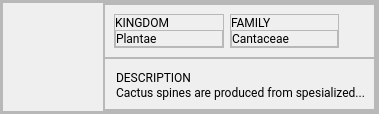
                 <widget class="QFrame" name="frame_40">
                  <property name="frameShape">
                   <enum>QFrame::StyledPanel</enum>
                  </property>
                  <property name="frameShadow">
                   <enum>QFrame::Raised</enum>
                  </property>
                  <layout class="QHBoxLayout" name="horizontalLayout_46">
                   <property name="spacing">
                    <number>0</number>
                   </property>
                   <property name="leftMargin">
                    <number>0</number>
                   </property>
                   <property name="topMargin">
                    <number>0</number>
                   </property>
                   <property name="rightMargin">
                    <number>0</number>
                   </property>
                   <property name="bottomMargin">
                    <number>0</number>
                   </property>
                   <item>
                    <widget class="QFrame" name="frame_48">
                     <property name="frameShape">
                      <enum>QFrame::StyledPanel</enum>
                     </property>
                     <property name="frameShadow">
                      <enum>QFrame::Raised</enum>
                     </property>
                     <layout class="QHBoxLayout" name="horizontalLayout_42">
                      <property name="spacing">
                       <number>4</number>
                      </property>
                      <property name="leftMargin">
                       <number>0</number>
                      </property>
                      <property name="topMargin">
                       <number>0</number>
                      </property>
                      <property name="rightMargin">
                       <number>0</number>
                      </property>
                      <property name="bottomMargin">
                       <number>0</number>
                      </property>
                      <item>
                       <widget class="QFrame" name="frame_53">
                        <property name="frameShape">
                         <enum>QFrame::StyledPanel</enum>
                        </property>
                        <property name="frameShadow">
                         <enum>QFrame::Raised</enum>
                        </property>
                        <layout class="QHBoxLayout" name="horizontalLayout_45">
                         <property name="spacing">
                          <number>0</number>
                         </property>
                         <property name="leftMargin">
                          <number>0</number>
                         </property>
                         <property name="topMargin">
                          <number>0</number>
                         </property>
                         <property name="rightMargin">
                          <number>0</number>
                         </property>
                         <property name="bottomMargin">
                          <number>0</number>
                         </property>
                         <item>
                          <widget class="QLabel" name="label_70">
                           <property name="minimumSize">
                            <size>
                             <width>100</width>
                             <height>100</height>
                            </size>
                           </property>
                           <property name="maximumSize">
                            <size>
                             <width>100</width>
                             <height>100</height>
                            </size>
                           </property>
                           <property name="text">
                            <string/>
                           </property>
                           <property name="scaledContents">
                            <bool>true</bool>
                           </property>
                          </widget>
                         </item>
                         <item>
                          <widget class="QFrame" name="frame_54">
                           <property name="frameShape">
                            <enum>QFrame::StyledPanel</enum>
                           </property>
                           <property name="frameShadow">
                            <enum>QFrame::Raised</enum>
                           </property>
                           <layout class="QVBoxLayout" name="verticalLayout_18">
                            <property name="spacing">
                             <number>0</number>
                            </property>
                            <property name="leftMargin">
                             <number>0</number>
                            </property>
                            <property name="topMargin">
                             <number>0</number>
                            </property>
                            <property name="rightMargin">
                             <number>0</number>
                            </property>
                            <property name="bottomMargin">
                             <number>0</number>
                            </property>
                            <item>
                             <widget class="QFrame" name="frame_41">
                              <property name="frameShape">
                               <enum>QFrame::StyledPanel</enum>
                              </property>
                              <property name="frameShadow">
                               <enum>QFrame::Raised</enum>
                              </property>
                              <layout class="QHBoxLayout" name="horizontalLayout_47">
                               <item>
                                <widget class="QFrame" name="frame_49">
                                 <property name="frameShape">
                                  <enum>QFrame::StyledPanel</enum>
                                 </property>
                                 <property name="frameShadow">
                                  <enum>QFrame::Raised</enum>
                                 </property>
                                 <layout class="QVBoxLayout" name="verticalLayout_19">
                                  <property name="spacing">
                                   <number>0</number>
                                  </property>
                                  <property name="leftMargin">
                                   <number>0</number>
                                  </property>
                                  <property name="topMargin">
                                   <number>0</number>
                                  </property>
                                  <property name="rightMargin">
                                   <number>0</number>
                                  </property>
                                  <property name="bottomMargin">
                                   <number>0</number>
                                  </property>
                                  <item>
                                   <widget class="QLabel" name="label_71">
                                    <property name="font">
                                     <font>
                                      <family>Roboto</family>
                                      <weight>50</weight>
                                      <bold>false</bold>
                                     </font>
                                    </property>
                                    <property name="text">
                                     <string>KINGDOM</string>
                                    </property>
                                   </widget>
                                  </item>
                                  <item>
                                   <widget class="QFrame" name="frame_50">
                                    <property name="frameShape">
                                     <enum>QFrame::StyledPanel</enum>
                                    </property>
                                    <property name="frameShadow">
                                     <enum>QFrame::Raised</enum>
                                    </property>
                                    <layout class="QHBoxLayout" name="horizontalLayout_43">
                                     <property name="spacing">
                                      <number>0</number>
                                     </property>
                                     <property name="leftMargin">
                                      <number>0</number>
                                     </property>
                                     <property name="topMargin">
                                      <number>0</number>
                                     </property>
                                     <property name="rightMargin">
                                      <number>0</number>
                                     </property>
                                     <property name="bottomMargin">
                                      <number>0</number>
                                     </property>
                                     <item alignment="Qt::AlignLeft">
                                      <widget class="QLabel" name="label_73">
                                       <property name="font">
                                        <font>
                                         <family>Roboto</family>
                                         <weight>50</weight>
                                         <bold>false</bold>
                                        </font>
                                       </property>
                                       <property name="text">
                                        <string>Plantae</string>
                                       </property>
                                       <property name="scaledContents">
                                        <bool>true</bool>
                                       </property>
                                      </widget>
                                     </item>
                                    </layout>
                                   </widget>
                                  </item>
                                 </layout>
                                </widget>
                               </item>
                               <item>
                                <widget class="QFrame" name="frame_51">
                                 <property name="frameShape">
                                  <enum>QFrame::StyledPanel</enum>
                                 </property>
                                 <property name="frameShadow">
                                  <enum>QFrame::Raised</enum>
                                 </property>
                                 <layout class="QVBoxLayout" name="verticalLayout_20">
                                  <property name="spacing">
                                   <number>0</number>
                                  </property>
                                  <property name="leftMargin">
                                   <number>0</number>
                                  </property>
                                  <property name="topMargin">
                                   <number>0</number>
                                  </property>
                                  <property name="rightMargin">
                                   <number>0</number>
                                  </property>
                                  <property name="bottomMargin">
                                   <number>0</number>
                                  </property>
                                  <item>
                                   <widget class="QLabel" name="label_72">
                                    <property name="font">
                                     <font>
                                      <family>Roboto</family>
                                      <weight>50</weight>
                                      <bold>false</bold>
                                     </font>
                                    </property>
                                    <property name="text">
                                     <string>&lt;html&gt;&lt;head/&gt;&lt;body&gt;&lt;p&gt;FAMILY&lt;/p&gt;&lt;/body&gt;&lt;/html&gt;</string>
                                    </property>
                                   </widget>
                                  </item>
                                  <item>
                                   <widget class="QFrame" name="frame_52">
                                    <property name="frameShape">
                                     <enum>QFrame::StyledPanel</enum>
                                    </property>
                                    <property name="frameShadow">
                                     <enum>QFrame::Raised</enum>
                                    </property>
                                    <layout class="QHBoxLayout" name="horizontalLayout_44">
                                     <property name="spacing">
                                      <number>0</number>
                                     </property>
                                     <property name="leftMargin">
                                      <number>0</number>
                                     </property>
                                     <property name="topMargin">
                                      <number>0</number>
                                     </property>
                                     <property name="rightMargin">
                                      <number>0</number>
                                     </property>
                                     <property name="bottomMargin">
                                      <number>0</number>
                                     </property>
                                     <item alignment="Qt::AlignLeft">
                                      <widget class="QLabel" name="label_74">
                                       <property name="font">
                                        <font>
                                         <family>Roboto</family>
                                         <weight>50</weight>
                                         <bold>false</bold>
                                        </font>
                                       </property>
                                       <property name="text">
                                        <string>Cantaceae</string>
                                       </property>
                                       <property name="scaledContents">
                                        <bool>true</bool>
                                       </property>
                                      </widget>
                                     </item>
                                    </layout>
                                   </widget>
                                  </item>
                                 </layout>
                                </widget>
                               </item>
                               <item>
                                <widget class="QLabel" name="label_21">
                                 <property name="minimumSize">
                                  <size>
                                   <width>20</width>
                                   <height>20</height>
                                  </size>
                                 </property>
                                 <property name="maximumSize">
                                  <size>
                                   <width>20</width>
                                   <height>20</height>
                                  </size>
                                 </property>
                                 <property name="text">
                                  <string/>
                                 </property>
                                 <property name="pixmap">
                                  <pixmap resource="resources.qrc">:/figma/assets/icons/figma/HomePage-top-cards-icons/Heart.svg</pixmap>
                                 </property>
                                 <property name="scaledContents">
                                  <bool>true</bool>
                                 </property>
                                </widget>
                               </item>
                              </layout>
                             </widget>
                            </item>
                            <item>
                             <widget class="QFrame" name="frame_42">
                              <property name="frameShape">
                               <enum>QFrame::StyledPanel</enum>
                              </property>
                              <property name="frameShadow">
                               <enum>QFrame::Raised</enum>
                              </property>
                              <layout class="QVBoxLayout" name="verticalLayout_21">
                               <property name="spacing">
                                <number>0</number>
                               </property>
                               <property name="leftMargin">
                                <number>11</number>
                               </property>
                               <property name="topMargin">
                                <number>11</number>
                               </property>
                               <item>
                                <widget class="QLabel" name="label_19">
                                 <property name="font">
                                  <font>
                                   <family>Roboto</family>
                                   <weight>50</weight>
                                   <bold>false</bold>
                                  </font>
                                 </property>
                                 <property name="text">
                                  <string>DESCRIPTION</string>
                                 </property>
                                </widget>
                               </item>
                               <item>
                                <widget class="QLabel" name="label_3">
                                 <property name="font">
                                  <font>
                                   <family>Roboto</family>
                                   <weight>50</weight>
                                   <bold>false</bold>
                                  </font>
                                 </property>
                                 <property name="text">
                                  <string>Cactus spines are produced from spesialized...</string>
                                 </property>
                                </widget>
                               </item>
                              </layout>
                             </widget>
                            </item>
                           </layout>
                          </widget>
                         </item>
                        </layout>
                       </widget>
                      </item>
                     </layout>
                    </widget>
                   </item>
                  </layout>
                 </widget>
